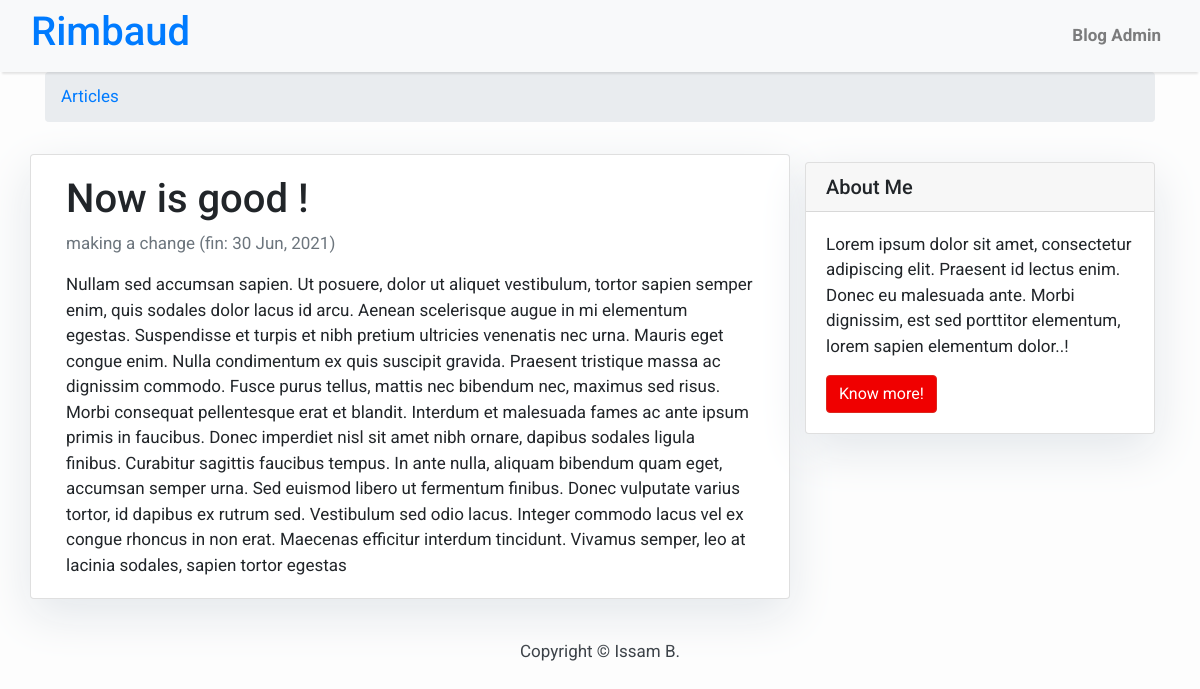
Page /article/3 on the committed database.
### blog/models.py (models this page shows)
class Article(models.Model):
    title = models.CharField("Titre", max_length=25)
    description = models.CharField("Déscription", max_length=50)
    article = models.TextField("Article", max_length=1000)
    visibility_date_limit = models.DateField("Date limite de parution")
    visible_only_by_admin = models.BooleanField("Article visible par l'administrateur uniquement", default=True)

### blog/views.py (the view)
# urls.py: path("article/<str:id>", views.get_article),
def get_article(request, id: str):
    print(f'id: {id.__class__.__name__}')
    query = (__find_articles_query(request.user.is_superuser).filter(id=id).first())
    article = {"article": query}
    return render(request, "post_detail.html", article)

### blog/views.py (called while the page is built)
def __find_articles_query(is_admin: bool = False) -> QuerySet:
    articles = Article.objects.exclude(
        visibility_date_limit__lt=datetime.datetime.now(),
    ).order_by("id")
    if not is_admin:
        articles = articles.exclude(
            visible_only_by_admin=True,
        )
    return articles

### blog/templates/post_detail.html
{% extends 'base.html' %} {% block content %}
<div class="container">
  <nav aria-label="breadcrumb">
    <ol class="breadcrumb">
      <li class="breadcrumb-item active" aria-current="page">
        <a href="{% url 'home' %}">Articles</a>
      </li>
    </ol>
  </nav>
    <div class="row">
    <div class="col-md-8 card mb-4  mt-3 left  top">
      <div class="card-body">
        <h1>{% block title %} {{ article.title }} {% endblock title %}</h1>
        <p class=" text-muted">{{ article.description }} (fin: {{ article.visibility_date_limit |date:"d M, Y" }})</p>
        <p class="card-text ">{{ article.article | safe }}</p>
      </div>
    </div>
    {% block sidebar %} {% include 'sidebar.html' %} {% endblock sidebar %}
  </div>
</div>
{% endblock content %}

### blog/templates/base.html (style rules this page uses)
body { font-family: "Roboto", sans-serif; font-size: 17px; background-color: #fdfdfd; }

### blog/templates/sidebar.html (style rules this page uses)
.card { box-shadow: 0 16px 48px #E3E7EB; }

### rows in the picture
Article: title "Now is good !", description "making a change", visibility_date_limit "30 Jun, 2021", article "Nullam sed accumsan sapien. Ut posuere, dolor ut aliquet vestibulum, tortor sapien semper enim, quis sodales dolor lacus id arcu. Aenean scelerisque augue in mi elementum egestas. Suspendisse et turpis et nibh pretium ultricies venenatis nec urna. Mauris eget congue enim. Nulla condimentum ex quis suscipit gravida. Praesent tristique massa ac dignissim commodo. Fusce purus tellus, mattis nec bibendum nec, maximus sed risus. Morbi consequat pellentesque erat et blandit. Interdum et malesuada fames ac ante ipsum primis in faucibus. Donec imperdiet nisl sit amet nibh ornare, dapibus sodales ligula finibus. Curabitur sagittis faucibus tempus. In ante nulla, aliquam bibendum quam eget, accumsan…"

### other values in the picture
{{ site_title|default:_('Blog Admin') }} "Blog Admin"
